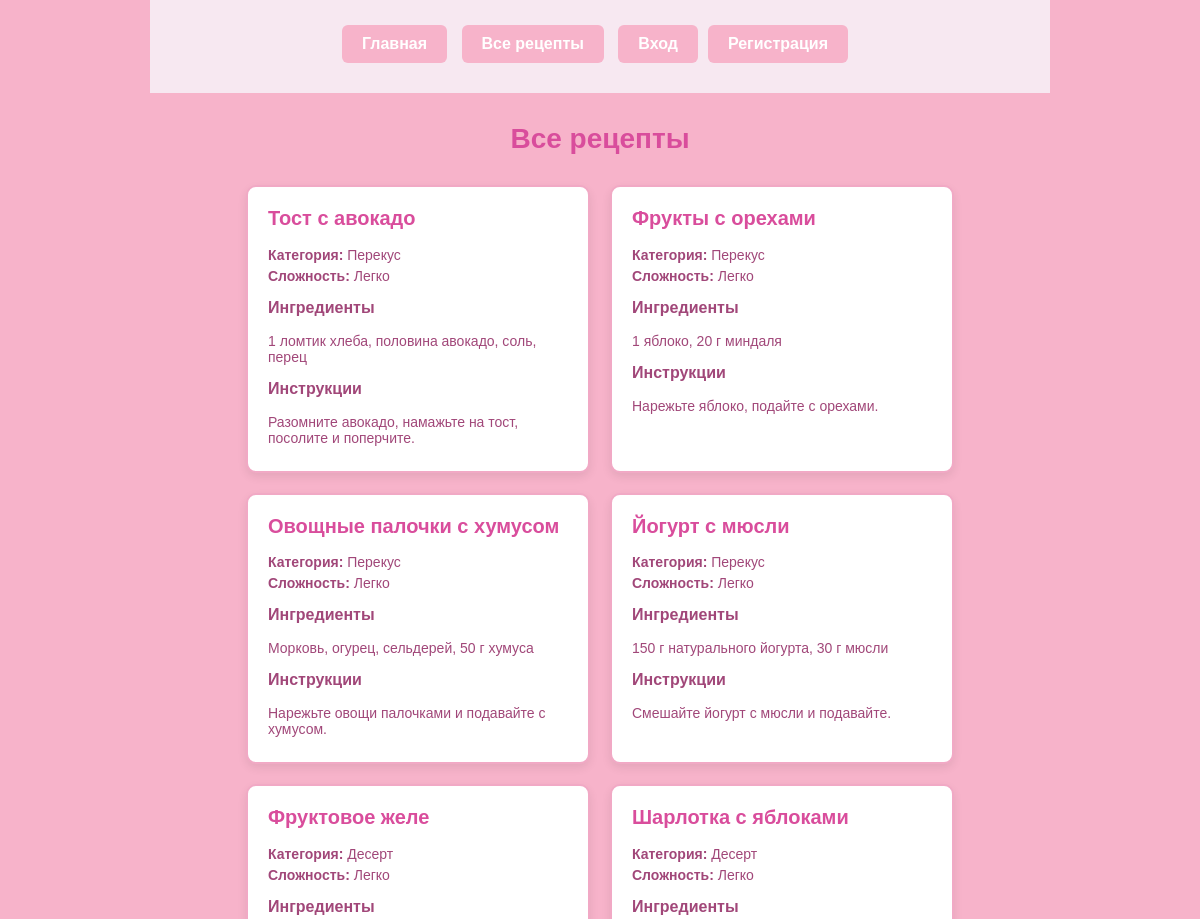
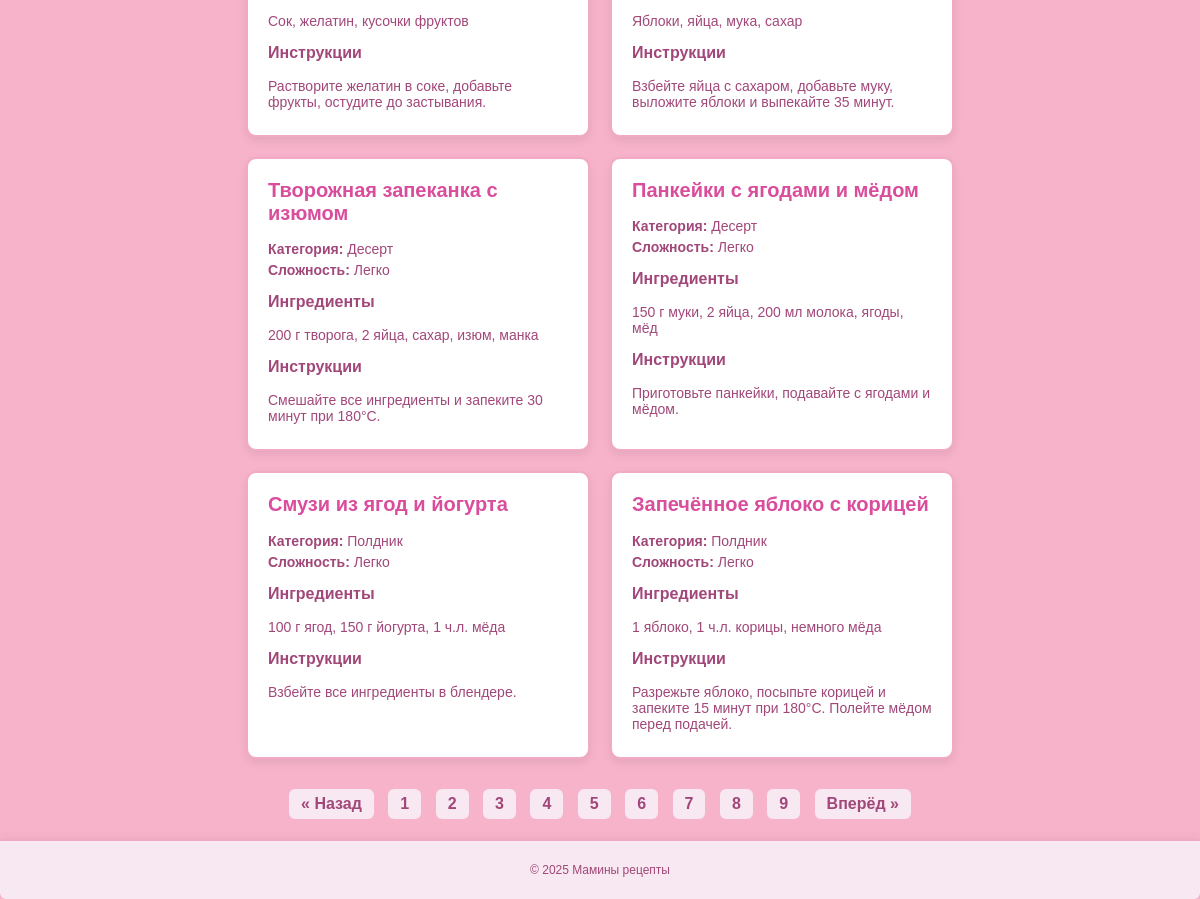
/recipes?page=2, run on the app's committed database (2 pictures, top to bottom).
### tables this page shows
CREATE TABLE categories (
        id INTEGER PRIMARY KEY AUTOINCREMENT,
        name TEXT NOT NULL UNIQUE
    );

### app/core/Controller.php (called while the page is built, shortened)
<?php
class Controller
{
    public function render($view, $params = [])
    {
        extract($params);
        require __DIR__ . '/../views/layout/header.php';
        require __DIR__ . '/../views/' . $view . '.php';
        require __DIR__ . '/../views/layout/footer.php';
    }
}

### app/controllers/RecipeController.php (called while the page is built, shortened)
<?php
class RecipeController extends Controller
{
    protected $recipeModel;
    public function __construct()
    {
        $db = new PDO('sqlite:' . __DIR__ . '/../../data/database.sqlite');
        $db->setAttribute(PDO::ATTR_ERRMODE, PDO::ERRMODE_EXCEPTION);
        $this->recipeModel = new Recipe($db);
    }
    public function list()
    {
        $category = isset($_GET['category']) ? trim($_GET['category']) : null;
        $page = isset($_GET['page']) ? max(1, (int)$_GET['page']) : 1;
        $limit = 10;
        $offset = ($page - 1) * $limit;
        if ($category) {
            error_log("Категория: " . $category);
            $totalRecipes = $this->recipeModel->countByCategory($category);
            $recipes = $this->recipeModel->getByCategoryWithLimitOffset($category, $limit, $offset);
        } else {
            $totalRecipes = $this->recipeModel->countAll();
            $recipes = $this->recipeModel->getAllWithLimitOffset($limit, $offset);
        }
        $totalPages = $totalRecipes > 0 ? ceil($totalRecipes / $limit) : 1;
        $this->render('recipe_list', [
            'recipes' => $recipes,
            'category' => $category,
            'page' => $page,
            'totalPages' => $totalPages,
        ]);
    }
}

### app/core/Router.php (called while the page is built, shortened)
<?php
class Router
{
    protected $routes = [];
    protected $db;
    public function __construct($db = null)
    {
        $this->db = $db;
    }
    public function add(string $method, string $route, $callback)
    {
        $method = strtoupper($method);
        $this->routes[$method][$route] = $callback;
    }
    public function dispatch(string $method, string $uri)
    {
        $uri = parse_url($uri, PHP_URL_PATH);
        $method = strtoupper($method);
        if (isset($this->routes[$method][$uri])) {
            $callback = $this->routes[$method][$uri];
            if (is_callable($callback)) {
                return call_user_func($callback);
            } elseif (is_string($callback)) {
                [$controllerName, $methodName] = explode('@', $callback);
                $controller = new $controllerClass($this->db);
                return $controller->$methodName();
            }
        }
    }
}

### public/index.php (called while the page is built, shortened)
<?php
require_once __DIR__ . '/../app/core/Router.php';
require_once __DIR__ . '/../app/core/Controller.php';
require_once __DIR__ . '/../app/core/Auth.php';
spl_autoload_register(function ($class) {
    $class = str_replace('\\', '/', $class);
});
$uri = parse_url($_SERVER['REQUEST_URI'], PHP_URL_PATH);
$method = $_SERVER['REQUEST_METHOD'];
$router = new Router();
$router->dispatch($method, $uri);

### app/core/Auth.php (called while the page is built, shortened)
<?php
class Auth
{
    public static function check(): bool
    {
        return isset($_SESSION['user']);
    }
}

### app/models/Recipe.php (called while the page is built, shortened)
<?php
class Recipe
{
    protected PDO $db;
    public function __construct(PDO $db)
    {
        $this->db = $db;
    }
    private function getOrderByDifficulty(): string
    {
        return "CASE difficulty
                    WHEN 'Легко' THEN 1
                    WHEN 'Средне' THEN 2
                    WHEN 'Сложно' THEN 3
                    ELSE 4
                END ASC, recipes.id DESC";
    }
    public function getAllWithLimitOffset(int $limit, int $offset): array
    {
        $orderBy = $this->getOrderByDifficulty();
        $sql = "
            SELECT recipes.*, categories.name AS category_name
            FROM recipes
            LEFT JOIN categories ON recipes.category_id = categories.id
            ORDER BY $orderBy
            LIMIT :limit OFFSET :offset
        ";
        $stmt = $this->db->prepare($sql);
        $stmt->bindValue(':limit', $limit, PDO::PARAM_INT);
        $stmt->bindValue(':offset', $offset, PDO::PARAM_INT);
        $stmt->execute();
        return $stmt->fetchAll(PDO::FETCH_ASSOC);
    }
    public function countAll(): int
    {
        $sql = "SELECT COUNT(*) AS count FROM recipes";
        $stmt = $this->db->query($sql);
        $result = $stmt->fetch(PDO::FETCH_ASSOC);
        return (int)($result['count'] ?? 0);
    }
}

### app/views/recipe_list.php (the view, shortened to what this page needs)
<h1 class="page-title">
    <?= $category ? 'Рецепты: ' . htmlspecialchars($category) : 'Все рецепты' ?>
</h1>
<?php if (empty($recipes)): ?>
    <p>Рецепты не найдены.</p>
<?php else: ?>
    <div class="recipe-grid">
        <?php foreach ($recipes as $recipe): ?>
            <div class="recipe-card">
                <h2><?= htmlspecialchars($recipe['title']) ?></h2>
                <p><strong>Категория:</strong> <?= htmlspecialchars($recipe['category_name'] ?? '') ?></p>
                <?php if (!empty($recipe['difficulty'])): ?>
                    <p><strong>Сложность:</strong> <?= htmlspecialchars($recipe['difficulty']) ?></p>
                <?php endif; ?>
                <h3>Ингредиенты</h3>
                <p><?= nl2br(htmlspecialchars($recipe['ingredients'])) ?></p>
                <h3>Инструкции</h3>
                <p><?= nl2br(htmlspecialchars($recipe['instructions'])) ?></p>
            </div>
        <?php endforeach; ?>
    </div>
    <?php if ($totalPages > 1): ?>
        <nav class="pagination">
            <?php
                $baseUrl = '?';
            ?>
            <?php if ($page > 1): ?>
                <a href="<?= $baseUrl ?>page=<?= $page - 1 ?>">&laquo; Назад</a>
            <?php endif; ?>
            <?php for ($p = 1; $p <= $totalPages; $p++): ?>
                <?php if ($p == $page): ?>
                    <strong><?= $p ?></strong>
                <?php else: ?>
                    <a href="<?= $baseUrl ?>page=<?= $p ?>"><?= $p ?></a>
                <?php endif; ?>
            <?php endfor; ?>
            <?php if ($page < $totalPages): ?>
                <a href="<?= $baseUrl ?>page=<?= $page + 1 ?>">Вперёд &raquo;</a>
            <?php endif; ?>
        </nav>
    <?php endif; ?>
<?php endif; ?>

### app/views/layout/header.php (shortened to what this page needs)
<!DOCTYPE html>
<html lang="ru">
<head>
    <link rel="stylesheet" href="/css/styles.css" />
</head>
<body>
<header>
    <nav>
        <a href="/">Главная</a>
        <a href="/recipes">Все рецепты</a>
        <?php
        if (Auth::check()) {
            $user = Auth::user();
            $username = 'Пользователь';
            if (is_array($user)) {
                $username = $user['username'] ?? $username;
            } elseif (is_object($user)) {
                $username = $user->username ?? $username;
            }
            echo '<a href="/logout">Выход (' . htmlspecialchars($username) . ')</a>';
        } else {
            echo '<a href="/login">Вход</a>';
            echo '<a href="/register">Регистрация</a>';
        }
        ?>
    </nav>
</header>
<main>

### app/views/layout/footer.php
</main>
<footer>
    <p>© 2025 Мамины рецепты</p>
</footer>
</body>
</html>

### public/css/styles.css (style rules this page uses)
body { font-family: Arial, sans-serif; max-width: 900px; margin: 0 auto; padding: 0 15px; background-color: #f7b3ca; text-align: center; }
main h1 { color: #a14779; text-align: center; margin-top: 30px; font-size: 32px; }
header nav a { display: inline-block; padding: 10px 20px; margin: 5px 10px 10px 0; text-decoration: none; color: white; background-color: #f7b3ca; border-radius: 6px; font-weight: 600; transition: background-color 0.3s ease; }
header { background-color: #f7e8f1; padding: 20px 0; text-align: center; box-shadow: 0 2px 5px #f7b3ca(251, 155, 155, 0.1); }
footer { margin-top: 20px; padding: 10px 0; width: 100vw; margin-left: calc(-50vw + 50%); background-color: #f7e8f1; color: #a14779; font-size: 12px; border-top: 2px solid #f1a9c5; border-radius: 0 0 6px 6px; box-shadow: 0 -2px 10px rgba(0, 0, 0, 0.05); text-align: center; }
.page-title { text-align: center; color: #d94d9c; margin-top: 30px; font-size: 28px; }
.recipe-grid { display: flex; flex-wrap: wrap; gap: 20px; justify-content: center; margin-top: 30px; }
.recipe-card { background-color: #fff; border: 2px solid #f1a9c5; border-radius: 10px; width: 300px; padding: 20px; box-shadow: 0 4px 10px rgba(0,0,0,0.08); transition: transform 0.2s ease; text-align: left; }
.recipe-card h2 { margin-top: 0; font-size: 20px; color: #d94d9c; }
.recipe-card p { color: #a14779; margin: 5px 0; font-size: 14px; }
.recipe-card h3 { margin-top: 15px; color: #a14779; font-size: 16px; }
.pagination { text-align: center; margin-top: 30px; }
.pagination a, .pagination strong { display: inline-block; margin: 0 5px; padding: 6px 12px; background-color: #f7e8f1; color: #a14779; border-radius: 6px; text-decoration: none; font-weight: bold; }

### data on the page
categories: title "Тост с авокадо", name "Перекус", difficulty "Легко", ingredients "1 ломтик хлеба, половина авокадо, соль, перец", instructions "Разомните авокадо, намажьте на тост, посолите и поперчите.", title "Фрукты с орехами", ingredients "1 яблоко, 20 г миндаля", instructions "Нарежьте яблоко, подайте с орехами.", title "Овощные палочки с хумусом", ingredients "Морковь, огурец, сельдерей, 50 г хумуса", instructions "Нарежьте овощи палочками и подавайте с хумусом.", title "Йогурт с мюсли", ingredients "150 г натурального йогурта, 30 г мюсли", instructions "Смешайте йогурт с мюсли и подавайте."
categories: title "Фруктовое желе", name "Десерт", difficulty "Легко", ingredients "Сок, желатин, кусочки фруктов", instructions "Растворите желатин в соке, добавьте фрукты, остудите до застывания.", title "Шарлотка с яблоками", ingredients "Яблоки, яйца, мука, сахар", instructions "Взбейте яйца с сахаром, добавьте муку, выложите яблоки и выпекайте 35 минут.", title "Творожная запеканка с изюмом", ingredients "200 г творога, 2 яйца, сахар, изюм, манка", instructions "Смешайте все ингредиенты и запеките 30 минут при 180°С.", title "Панкейки с ягодами и мёдом", ingredients "150 г муки, 2 яйца, 200 мл молока, ягоды, мёд", instructions "Приготовьте панкейки, подавайте с ягодами и мёдом."
categories: title "Смузи из ягод и йогурта", name "Полдник", difficulty "Легко", ingredients "100 г ягод, 150 г йогурта, 1 ч.л. мёда", instructions "Взбейте все ингредиенты в блендере.", title "Запечённое яблоко с корицей", ingredients "1 яблоко, 1 ч.л. корицы, немного мёда", instructions "Разрежьте яблоко, посыпьте корицей и запеките 15 минут при 180°С. Полейте мёдом перед подачей."
